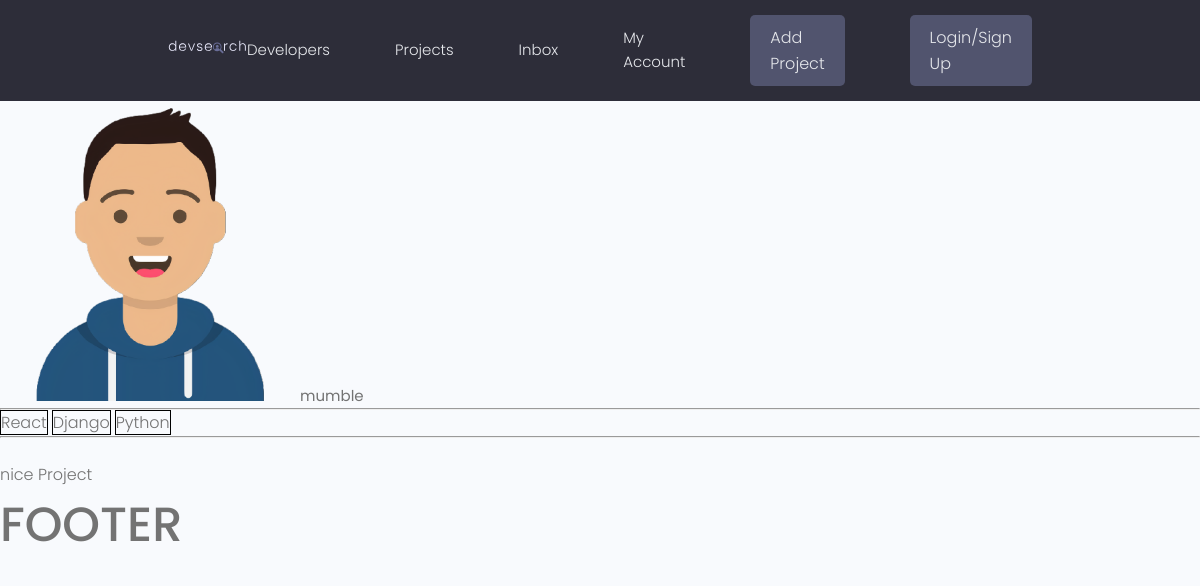
The app's page /project/e0eea8b4-0541-4767-bfdc-c3e3a43ebb7e/ with its own data.
### projects/models.py (models this page shows, shortened)
class Project(models.Model):
    title = models.CharField(max_length=200)
    description = models.TextField(null=True, blank=True)
    featured_image = models.ImageField(null=True, blank=True, default="default.jpg")
    demo_link = models.CharField(max_length=2000, null=True, blank=True)
    source_link = models.CharField(max_length=2000,null=True, blank=True)
    tags = models.ManyToManyField('Tag', blank=True)
    vote_total = models.IntegerField(default=0, null=True, blank=True)
    vote_ratio = models.IntegerField(default=0, null=True, blank=True)
    created = models.DateTimeField(auto_now_add=True)
    id = models.UUIDField(default=uuid.uuid4, unique=True, primary_key=True, editable=False)

class Tag(models.Model):
    name = models.CharField(max_length=200)
    created = models.DateTimeField(auto_now_add=True)
    id = models.UUIDField(default=uuid.uuid4, unique=True, primary_key=True, editable=False)
    def __str__(self):
        return self.name

### projects/views.py (the view)
# urls.py: path('project/<str:pk>/', views.project, name='project'),
def project(request, pk):
    projectObj = Project.objects.get(id=pk)
    return render(request, 'projects/single-project.html', {'project':projectObj})

### projects/templates/projects/single-project.html
{% extends 'main.html' %}
{% block content%}
<img style="max-width: 300px;" src="{{ project.featured_image.url }}"
<h1>{{project.title}}</h1>
<hr>
{% for tag in project.tags.all %}
    <span style="border: 1px solid black">{{tag}}</span>
{% endfor %}
<hr>
<br>
<p>{{project.description}}</p>
{% endblock %}

### static/styles/app.css (style rules this page uses)
:root { --color-sub: #2d2d39; }
img { width: 100%; }

### static/uikit/styles/modules/_variables.css (style rules this page uses)
:root { --color-main: #5aa5b9; --color-main-light: #e6faff; --color-sub: #3f4156; --color-sub-light: #51546e; --color-sub-lighter: #ededfd; --color-text: #737373; --color-gray: #8b8b8b; --color-light: #e5e7eb; --color-light-gray: #767676; --color-bg: #f8fafd; --color-white: #fffefd; --color-white-light: #f3f3f3; --color-success: #359e64; --color-success-bg: #def8e8; --color-error: #fc4b0b; --color-error-bg: #fff2ee; --font-base: 'Poppins', arial, helvetica, 'Segoe UI', roboto, ubuntu, sans-serif; --font-monospace: 'Fira Code', 'Courier New', courier, monospace; --font-regular: 300; --font-medium: 500; --font-bold: 700; --generic-shadow: 1px 1px 5px #00000010; --generic-transition: all 0.3s ease-in-out; }

### static/uikit/styles/modules/_base.css (style rules this page uses)
* { margin: 0; padding: 0; box-sizing: border-box; text-rendering: optimizeLegibility; color: inherit; font-size: inherit; }
html { font-size: 50%; }
@media only screen and (min-width: 480px) { html { font-size: 56.25%; } }
@media only screen and (min-width: 1200px) { html { font-size: 62.5%; } }
body { line-height: 1.6; font-weight: 400; font-size: 1.5rem; color: var(--color-text); background-color: var(--color-bg); min-height: 100vh; }

### static/uikit/styles/modules/_typography.css (style rules this page uses)
* { font-family: var(--font-base); }
p, span, strong { font-size: 1.6rem; color: var(--color-text); font-weight: var(--font-regular); }

### records on screen
Project: featured_image (picture), title "mumble", description "nice Project"
Tag: name "React"
Tag: name "Django"
Tag: name "Python"
